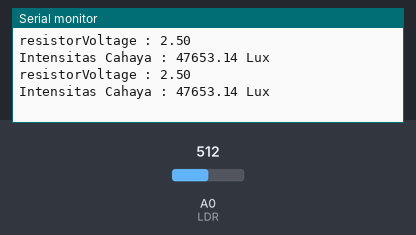
Bench run of a sketch on a simulated Arduino Uno, built with avr-gcc and run on an emulated ATmega328P. On the bench: the last lines printed to the serial monitor. The test bench sets the inputs (shaded band); at power-on: A0 (LDR) = 512.

Above: at 1.8 s.
1.9 s: A0 (LDR) set to 0
At 2.8 s:
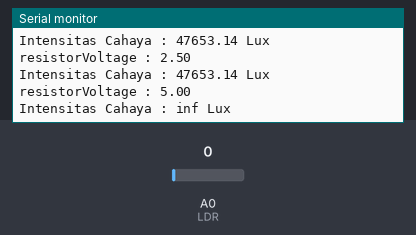
4.5 s: A0 (LDR) set to 122
At 5.8 s:
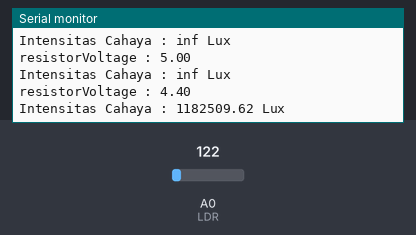
Timing chart, 0 to 7.5 s (numbered marks = the images above; inputs shaded):
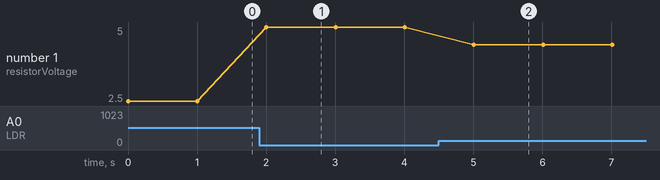

The sketch:

RISET_LDR_LUX_FIXXXXX.ino
```cpp
//nasruloh0@gmail.com
#define LDR A0                               //LDR pada pin A0
#define MAX_ADC_READING 1023
#define ADC_REF_VOLTAGE 5.0
#define REF_RESISTANCE 10000
#define LUX_CALC_SCALAR 125235178.3654270
#define LUX_CALC_EXPONENT -1.604568157

float MAX_V = 4.89;                         // nilai minimal sensor

void setup() {
  Serial.begin(9600);   //Mulai komunikasi serial
  pinMode(LDR,INPUT);
}

void loop() {
  int ldrRawData;
  float resistorVoltage, ldrVoltage;
  float ldrResistance;
  float ldrLux;

//  /* treshold get max */
//  float treshold_V = (ADC_REF_VOLTAGE-MAX_V)/ MAX_V * REF_RESISTANCE;
//  float treshold_value = LUX_CALC_SCALAR * pow(treshold_V, LUX_CALC_EXPONENT)*1000;


  ldrRawData = analogRead(LDR);   //Baca sensor
  ldrRawData = MAX_ADC_READING - ldrRawData;
  //------------Konversi  dari data analog ke nilai lux------------//
  resistorVoltage = (float)ldrRawData / MAX_ADC_READING * ADC_REF_VOLTAGE;
  if(resistorVoltage<0.001) resistorVoltage=0;
  Serial.print("resistorVoltage : ");
  Serial.println(resistorVoltage);

  ldrVoltage = ADC_REF_VOLTAGE - resistorVoltage;
  ldrResistance = ldrVoltage / resistorVoltage * REF_RESISTANCE;
  ldrLux = LUX_CALC_SCALAR * pow(ldrResistance, LUX_CALC_EXPONENT)*1000;


  /* reverse */
//  ldrLux = treshold_value -ldrLux;

  Serial.print("Intensitas Cahaya : ");
  Serial.print(ldrLux);                     //Tampilkan intensitas cahaya
  Serial.println(" Lux");
//  Serial.print("\t tresh : ");
//  Serial.println (treshold_value);
  delay(1000);
}
```

Measured:
- after the input at 1.9 s, the serial monitor: prints a new line after 0.10 s (image 1)
- after the input at 4.5 s, the serial monitor: prints a new line after 0.51 s (image 2)
- plotted number 1: 2.5 → 5 after the input at 1.9 s, 5 → 4.4 after the input at 4.5 s
